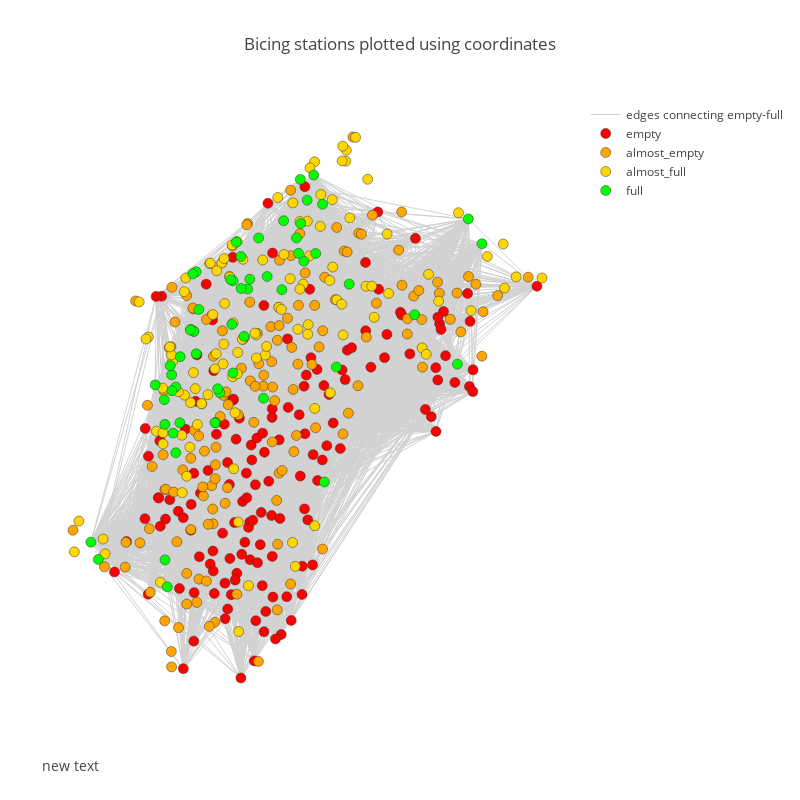

This figure's notebook cell:
### Code cell
#plot stations(nodes) as coordinate points
import plotly
from plotly.graph_objs import *
import plotly.plotly as py
plotly.offline.init_notebook_mode(connected=True)

#edges

Xe=[]
Ye=[]
#print edges
for edge in edges:
    Xe+=[Xn[edge[0]],Xn[edge[1]], None]
    Ye+=[Yn[edge[0]],Yn[edge[1]], None]
    
trace1=Scatter(x=Xe,
               y=Ye,
               mode='lines',
               name='edges connecting empty-full',
               line=Line(color='rgb(210,210,210)', width=1),
               hoverinfo='none')
                
trace2=Scatter(x=Xn_empty,
               y=Yn_empty,
               mode='markers',
               name='empty',
               marker=Marker(symbol='dot',
                             size=10, 
                             color= 'red',
                             #colorscale= 'Jet',
                             line=Line(color='rgb(50,50,50)', width=0.5)
                             ),
               text=labels,
               hoverinfo='text'
               )

trace3=Scatter(x=Xn_almost_empty,
               y=Yn_almost_empty,
               mode='markers',
               name='almost_empty',
               marker=Marker(symbol='dot',
                             size=10, 
                             color= 'orange',
                             #colorscale= 'Jet',
                             line=Line(color='rgb(50,50,50)', width=0.5)
                             ),
               text=labels,
               hoverinfo='text'
               )
trace4=Scatter(x=Xn_almost_full,
               y=Yn_almost_full,
               mode='markers',
               name='almost_full',
               marker=Marker(symbol='dot',
                             size=10, 
                             color= 'gold',
                             #colorscale= 'Jet',
                             line=Line(color='rgb(50,50,50)', width=0.5)
                             ),
               text=labels,
               hoverinfo='text'
               )
trace5=Scatter(x=Xn_full,
               y=Yn_full,
               mode='markers',
               name='full',
               marker=Marker(symbol='dot',
                             size=10, 
                             color= 'lime',
                             #colorscale= 'Jet',
                             line=Line(color='rgb(50,50,50)', width=0.5)
                             ),
               text=labels,
               hoverinfo='text'
               )


axis=dict(showline=False, # hide axis line, grid, ticklabels and  title
          zeroline=False,
          showgrid=False,
          showticklabels=False,
          title='' 
          )

width=800
height=800
layout=Layout(title= "Bicing stations plotted using coordinates",  #include time in title
    font= Font(size=12),
    showlegend=True,
    autosize=False,
    width=width,
    height=height,
    xaxis=XAxis(axis),
    yaxis=YAxis(axis),          
    margin=Margin(
        l=40,
        r=40,
        b=85,
        t=100,
    ),
    hovermode='closest',
    annotations=Annotations([
           Annotation(
           showarrow=False,  
            xref='paper',     
            yref='paper',     
            x=0,  
            y=-0.1,  
            xanchor='left',   
            yanchor='bottom',  
            font=Font(
            size=14 
            )     
            )
        ]),           
    )

#this is to add edges
all_data=Data([trace1, trace2, trace3, trace4, trace5])

fig = Figure(data=all_data, layout=layout)

plotly.offline.iplot(fig, filename='BicingStations')

### Figure 1 — Plotly figure (JSON) as saved in the notebook; plotly's stock layout.template omitted (floating-point values rounded to 4 significant figures; data arrays with more than 128 entries replaced by an {"elided": "..."} marker saying what was removed)
{"data": [{"hoverinfo": "none", "line": {"color": "rgb(210,210,210)", "width": 1}, "mode": "lines", "name": "edges connecting empty-full", "type": "scatter", "x": {"elided": "26100 float values"}, "y": {"elided": "26100 float values"}}, {"hoverinfo": "text", "marker": {"color": "red", "line": {"color": "rgb(50,50,50)", "width": 0.5}, "size": 10, "symbol": "dot"}, "mode": "markers", "name": "empty", "text": {"elided": "465 str values"}, "type": "scatter", "x": {"elided": "150 float values"}, "y": {"elided": "150 float values"}}, {"hoverinfo": "text", "marker": {"color": "orange", "line": {"color": "rgb(50,50,50)", "width": 0.5}, "size": 10, "symbol": "dot"}, "mode": "markers", "name": "almost_empty", "text": {"elided": "465 str values"}, "type": "scatter", "x": {"elided": "143 float values"}, "y": {"elided": "143 float values"}}, {"hoverinfo": "text", "marker": {"color": "gold", "line": {"color": "rgb(50,50,50)", "width": 0.5}, "size": 10, "symbol": "dot"}, "mode": "markers", "name": "almost_full", "text": {"elided": "465 str values"}, "type": "scatter", "x": [41.4, 41.39, 41.39, 41.39, 41.39, 41.38, 41.39, 41.4, 41.4, 41.39, 41.41, 41.38, 41.39, 41.39, 41.38, 41.38, 41.38, 41.38, 41.38, 41.38, 41.38, 41.39, 41.38, 41.38, 41.38, 41.38, 41.41, 41.41, 41.38, 41.41, 41.37, 41.42, 41.41, 41.41, 41.4, 41.41, 41.42, 41.41, 41.4, 41.41, 41.41, 41.41, 41.41, 41.41, 41.4, 41.4, 41.39, 41.4, 41.41, 41.41, 41.41, 41.36, 41.39, 41.4, 41.37, 41.42, 41.42, 41.43, 41.43, 41.38, 41.44, 41.44, 41.45, 41.45, 41.44, 41.4, 41.42, 41.39, 41.37, 41.4, 41.43, 41.44, 41.36, 41.36, 41.36, 41.39, 41.39, 41.4, 41.38, 41.37, 41.37, 41.39, 41.4, 41.4, 41.38, 41.39, 41.39, 41.39, 41.38, 41.39, 41.39, 41.38, 41.38, 41.39, 41.42, 41.38, 41.4, 41.4, 41.4, 41.39, 41.39, 41.43, 41.41, 41.39, 41.43, 41.4, 41.4, 41.41, 41.4, 41.39, 41.38, 41.39, 41.39, 41.39], "y": [2.177, 2.181, 2.181, 2.184, 2.185, 2.196, 2.196, 2.187, 2.182, 2.175, 2.221, 2.19, 2.193, 2.196, 2.17, 2.169, 2.173, 2.176, 2.177, 2.167, 2.167, 2.196, 2.163, 2.149, 2.159, 2.158, 2.188, 2.187, 2.161, 2.166, 2.188, 2.202, 2.192, 2.195, 2.193, 2.205, 2.213, 2.203, 2.197, 2.209, 2.216, 2.219, 2.216, 2.219, 2.196, 2.208, 2.2, 2.209, 2.21, 2.181, 2.216, 2.137, 2.13, 2.183, 2.162, 2.191, 2.185, 2.179, 2.193, 2.152, 2.197, 2.191, 2.193, 2.193, 2.186, 2.191, 2.191, 2.121, 2.131, 2.139, 2.206, 2.2, 2.14, 2.143, 2.137, 2.179, 2.178, 2.181, 2.161, 2.181, 2.18, 2.174, 2.204, 2.179, 2.167, 2.188, 2.199, 2.193, 2.179, 2.173, 2.176, 2.169, 2.17, 2.18, 2.19, 2.193, 2.186, 2.204, 2.134, 2.177, 2.143, 2.177, 2.142, 2.194, 2.188, 2.197, 2.215, 2.169, 2.19, 2.197, 2.17, 2.173, 2.154, 2.165]}, {"hoverinfo": "text", "marker": {"color": "lime", "line": {"color": "rgb(50,50,50)", "width": 0.5}, "size": 10, "symbol": "dot"}, "mode": "markers", "name": "full", "text": {"elided": "465 str values"}, "type": "scatter", "x": [41.39, 41.38, 41.41, 41.4, 41.38, 41.38, 41.39, 41.39, 41.38, 41.39, 41.39, 41.39, 41.38, 41.39, 41.38, 41.38, 41.39, 41.38, 41.41, 41.38, 41.4, 41.41, 41.38, 41.4, 41.4, 41.41, 41.4, 41.39, 41.4, 41.41, 41.39, 41.4, 41.38, 41.38, 41.4, 41.37, 41.43, 41.43, 41.4, 41.44, 41.44, 41.36, 41.36, 41.38, 41.38, 41.38, 41.39, 41.4, 41.39, 41.38, 41.38, 41.38, 41.39, 41.39, 41.39, 41.38, 41.38, 41.41], "y": [2.183, 2.194, 2.175, 2.168, 2.182, 2.186, 2.19, 2.192, 2.171, 2.169, 2.163, 2.163, 2.163, 2.173, 2.157, 2.173, 2.197, 2.182, 2.191, 2.161, 2.196, 2.198, 2.163, 2.193, 2.201, 2.208, 2.208, 2.201, 2.204, 2.214, 2.2, 2.213, 2.17, 2.136, 2.19, 2.171, 2.185, 2.175, 2.204, 2.205, 2.2, 2.139, 2.136, 2.13, 2.177, 2.177, 2.191, 2.198, 2.17, 2.194, 2.182, 2.182, 2.192, 2.192, 2.181, 2.175, 2.168, 2.151]}], "layout": {"annotations": [{"font": {"size": 14}, "showarrow": false, "x": 0, "xanchor": "left", "xref": "paper", "y": -0.1, "yanchor": "bottom", "yref": "paper"}], "autosize": false, "font": {"size": 12}, "height": 800, "hovermode": "closest", "margin": {"b": 85, "l": 40, "r": 40, "t": 100}, "showlegend": true, "title": "Bicing stations plotted using coordinates", "width": 800, "xaxis": {"showgrid": false, "showline": false, "showticklabels": false, "title": "", "zeroline": false}, "yaxis": {"showgrid": false, "showline": false, "showticklabels": false, "title": "", "zeroline": false}}}
